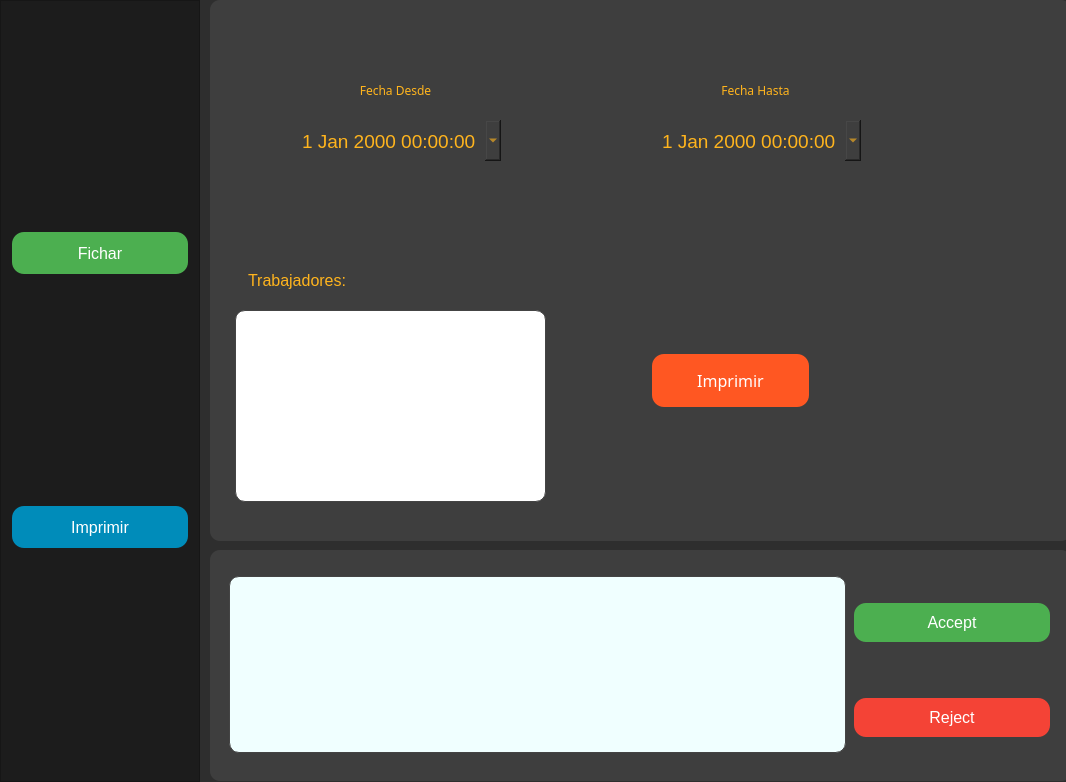
<?xml version="1.0" encoding="UTF-8"?>
<ui version="4.0">
 <class>MainWindow</class>
 <widget class="QMainWindow" name="MainWindow">
  <property name="enabled">
   <bool>true</bool>
  </property>
  <property name="geometry">
   <rect>
    <x>0</x>
    <y>0</y>
    <width>1066</width>
    <height>782</height>
   </rect>
  </property>
  <property name="windowTitle">
   <string>Fichaje de trabajadores</string>
  </property>
  <widget class="QWidget" name="centralwidget">
   <property name="styleSheet">
    <string notr="true">
      background-color: #2E2E2E;
      color: #FFFFFF;
      font-family: 'Segoe UI', Tahoma, Geneva, Verdana, sans-serif;
    </string>
   </property>
   <widget class="QFrame" name="menu_frame">
    <property name="geometry">
     <rect>
      <x>0</x>
      <y>0</y>
      <width>200</width>
      <height>782</height>
     </rect>
    </property>
    <property name="styleSheet">
     <string notr="true">
       background-color: #1C1C1C;
       border-right: 1px solid #444;
     </string>
    </property>
    <property name="frameShape">
     <enum>QFrame::StyledPanel</enum>
    </property>
    <property name="frameShadow">
     <enum>QFrame::Raised</enum>
    </property>
    <layout class="QVBoxLayout" name="verticalLayout">
     <item>
      <widget class="QPushButton" name="fichar_boton">
       <property name="minimumSize">
        <size>
         <width>0</width>
         <height>50</height>
        </size>
       </property>
       <property name="styleSheet">
        <string notr="true">
          QPushButton {
            background-color: #4CAF50;
            color: white;
            border: none;
            padding: 10px 20px;
            text-align: center;
            text-decoration: none;
            font-size: 16px;
            margin: 4px 2px;
            border-radius: 12px;
          }
          QPushButton:hover {
            background-color: #45a049;
          }
        </string>
       </property>
       <property name="text">
        <string>Fichar</string>
       </property>
      </widget>
     </item>
     <item>
      <widget class="QPushButton" name="imprimir_boton">
       <property name="minimumSize">
        <size>
         <width>0</width>
         <height>50</height>
        </size>
       </property>
       <property name="styleSheet">
        <string notr="true">
          QPushButton {
            background-color: #008CBA;
            color: white;
            border: none;
            padding: 10px 20px;
            text-align: center;
            text-decoration: none;
            font-size: 16px;
            margin: 4px 2px;
            border-radius: 12px;
          }
          QPushButton:hover {
            background-color: #007bb5;
          }
        </string>
       </property>
       <property name="text">
        <string>Imprimir</string>
       </property>
      </widget>
     </item>
    </layout>
   </widget>
   <widget class="QStackedWidget" name="content_frame">
    <property name="geometry">
     <rect>
      <x>210</x>
      <y>0</y>
      <width>861</width>
      <height>541</height>
     </rect>
    </property>
    <property name="styleSheet">
     <string notr="true">
       background-color: #3E3E3E;
       border-radius: 10px;
       padding: 10px;
     </string>
    </property>
    <property name="currentIndex">
     <number>1</number>
    </property>
    <widget class="QWidget" name="page">
     <widget class="QLineEdit" name="codigo_placeholder">
      <property name="enabled">
       <bool>true</bool>
      </property>
      <property name="geometry">
       <rect>
        <x>310</x>
        <y>320</y>
        <width>137</width>
        <height>40</height>
       </rect>
      </property>
      <property name="minimumSize">
       <size>
        <width>0</width>
        <height>40</height>
       </size>
      </property>
      <property name="styleSheet">
       <string notr="true">
         background-color: #8080FF;
         color: white;
         border: 1px solid #444;
         border-radius: 5px;
         padding: 5px;
       </string>
      </property>
     </widget>
     <widget class="QPushButton" name="emitir_fichaje">
      <property name="geometry">
       <rect>
        <x>310</x>
        <y>429</y>
        <width>141</width>
        <height>61</height>
       </rect>
      </property>
      <property name="minimumSize">
       <size>
        <width>0</width>
        <height>60</height>
       </size>
      </property>
      <property name="styleSheet">
       <string notr="true">
         QPushButton {
           background-color: #FF5722;
           color: white;
           border: none;
           padding: 10px 20px;
           text-align: center;
           text-decoration: none;
           font-size: 16px;
           margin: 4px 2px;
           border-radius: 12px;
         }
         QPushButton:hover {
           background-color: #E64A19;
         }
       </string>
      </property>
      <property name="text">
       <string>Emitir Fichaje</string>
      </property>
     </widget>
     <widget class="QLabel" name="teclea_codigo_label">
      <property name="geometry">
       <rect>
        <x>270</x>
        <y>270</y>
        <width>209</width>
        <height>40</height>
       </rect>
      </property>
      <property name="minimumSize">
       <size>
        <width>0</width>
        <height>40</height>
       </size>
      </property>
      <property name="styleSheet">
       <string notr="true">
         font: 16pt &quot;Segoe UI&quot;;
         color: white;
       </string>
      </property>
      <property name="text">
       <string>Teclea tu Codigo</string>
      </property>
     </widget>
     <widget class="QLabel" name="current_time">
      <property name="geometry">
       <rect>
        <x>60</x>
        <y>70</y>
        <width>209</width>
        <height>40</height>
       </rect>
      </property>
      <property name="minimumSize">
       <size>
        <width>0</width>
        <height>40</height>
       </size>
      </property>
      <property name="styleSheet">
       <string notr="true">
         font: 16pt &quot;Segoe UI&quot;;
         color: white;
       </string>
      </property>
      <property name="frameShape">
       <enum>QFrame::Panel</enum>
      </property>
      <property name="text">
       <string>Fecha</string>
      </property>
      <property name="alignment">
       <set>Qt::AlignCenter</set>
      </property>
     </widget>
     <widget class="QLabel" name="current_hour">
      <property name="geometry">
       <rect>
        <x>460</x>
        <y>70</y>
        <width>209</width>
        <height>40</height>
       </rect>
      </property>
      <property name="minimumSize">
       <size>
        <width>0</width>
        <height>40</height>
       </size>
      </property>
      <property name="styleSheet">
       <string notr="true">
         font: 16pt &quot;Segoe UI&quot;;
         color: white;
       </string>
      </property>
      <property name="text">
       <string>Hora</string>
      </property>
      <property name="alignment">
       <set>Qt::AlignCenter</set>
      </property>
     </widget>
    </widget>
    <widget class="QWidget" name="page_2">
     <widget class="QListWidget" name="list_checkins">
      <property name="geometry">
       <rect>
        <x>15</x>
        <y>300</y>
        <width>311</width>
        <height>192</height>
       </rect>
      </property>
      <property name="styleSheet">
       <string notr="true">
         background-color: #FFFFFF;
         border: 1px solid #444;
         color: #000;
		
font: 10pt &quot;MS Shell Dlg 2&quot;;
       </string>
      </property>
      <property name="selectionMode">
       <enum>QAbstractItemView::MultiSelection</enum>
      </property>
     </widget>
     <widget class="QDateTimeEdit" name="date_start">
      <property name="geometry">
       <rect>
        <x>70</x>
        <y>110</y>
        <width>211</width>
        <height>41</height>
       </rect>
      </property>
      <property name="font">
       <font>
        <family>Segoe UI</family>
        <pointsize>14</pointsize>
        <weight>50</weight>
        <italic>false</italic>
        <bold>false</bold>
       </font>
      </property>
      <property name="styleSheet">
       <string notr="true">
         font: 14pt &quot;Segoe UI&quot;;
         color: #FFB41D;
       </string>
      </property>
      <property name="calendarPopup">
       <bool>true</bool>
      </property>
     </widget>
     <widget class="QDateTimeEdit" name="date_end">
      <property name="geometry">
       <rect>
        <x>430</x>
        <y>110</y>
        <width>211</width>
        <height>41</height>
       </rect>
      </property>
      <property name="font">
       <font>
        <family>Segoe UI</family>
        <pointsize>14</pointsize>
        <weight>50</weight>
        <italic>false</italic>
        <bold>false</bold>
       </font>
      </property>
      <property name="styleSheet">
       <string notr="true">
         font: 14pt &quot;Segoe UI&quot;;
         color: #FFB41D;
       </string>
      </property>
      <property name="calendarPopup">
       <bool>true</bool>
      </property>
     </widget>
     <widget class="QLabel" name="label">
      <property name="geometry">
       <rect>
        <x>14</x>
        <y>250</y>
        <width>311</width>
        <height>41</height>
       </rect>
      </property>
      <property name="font">
       <font>
        <family>MS Shell Dlg 2</family>
        <pointsize>12</pointsize>
        <weight>9</weight>
        <italic>false</italic>
        <bold>false</bold>
       </font>
      </property>
      <property name="styleSheet">
       <string notr="true">color: #FFB41D;
font: 75 12pt &quot;MS Shell Dlg 2&quot;;
       </string>
      </property>
      <property name="text">
       <string>Trabajadores: </string>
      </property>
     </widget>
     <widget class="QLabel" name="label_2">
      <property name="geometry">
       <rect>
        <x>70</x>
        <y>60</y>
        <width>211</width>
        <height>41</height>
       </rect>
      </property>
      <property name="font">
       <font>
        <family>Segoe UI,Tahoma,Geneva,Verdana,sans-serif</family>
       </font>
      </property>
      <property name="styleSheet">
       <string notr="true">
         color: #FFB41D;
       </string>
      </property>
      <property name="text">
       <string>Fecha Desde</string>
      </property>
      <property name="alignment">
       <set>Qt::AlignCenter</set>
      </property>
     </widget>
     <widget class="QLabel" name="label_3">
      <property name="geometry">
       <rect>
        <x>430</x>
        <y>60</y>
        <width>211</width>
        <height>41</height>
       </rect>
      </property>
      <property name="font">
       <font>
        <family>Segoe UI,Tahoma,Geneva,Verdana,sans-serif</family>
       </font>
      </property>
      <property name="styleSheet">
       <string notr="true">
         color: #FFB41D;
       </string>
      </property>
      <property name="text">
       <string>Fecha Hasta</string>
      </property>
      <property name="alignment">
       <set>Qt::AlignCenter</set>
      </property>
     </widget>
     <widget class="QPushButton" name="pdf_printer">
      <property name="geometry">
       <rect>
        <x>430</x>
        <y>340</y>
        <width>161</width>
        <height>61</height>
       </rect>
      </property>
      <property name="font">
       <font>
        <family>Segoe UI,Tahoma,Geneva,Verdana,sans-serif</family>
        <pointsize>-1</pointsize>
        <underline>false</underline>
        <strikeout>false</strikeout>
       </font>
      </property>
      <property name="styleSheet">
       <string notr="true">
         QPushButton {
           background-color: #FF5722;
           color: white;
           border: none;
           padding: 10px 20px;
           text-align: center;
           text-decoration: none;
           font-size: 16px;
           margin: 4px 2px;
           border-radius: 12px;
         }
         QPushButton:hover {
           background-color: #E64A19;
         }
       </string>
      </property>
      <property name="text">
       <string>Imprimir</string>
      </property>
     </widget>
    </widget>
   </widget>
   <widget class="QFrame" name="lower_frame">
    <property name="geometry">
     <rect>
      <x>210</x>
      <y>550</y>
      <width>861</width>
      <height>231</height>
     </rect>
    </property>
    <property name="styleSheet">
     <string notr="true">       background-color: #3E3E3E;
       border-radius: 10px;
       padding: 10px;</string>
    </property>
    <property name="frameShape">
     <enum>QFrame::StyledPanel</enum>
    </property>
    <property name="frameShadow">
     <enum>QFrame::Raised</enum>
    </property>
    <layout class="QGridLayout" name="gridLayout_2">
     <item row="0" column="1">
      <widget class="QPushButton" name="accept_button">
       <property name="minimumSize">
        <size>
         <width>200</width>
         <height>40</height>
        </size>
       </property>
       <property name="styleSheet">
        <string notr="true">
          QPushButton {
            background-color: #4CAF50;
            color: white;
            border: none;
            padding: 10px 20px;
            text-align: center;
            text-decoration: none;
            font-size: 16px;
            margin: 4px 2px;
            border-radius: 12px;
          }
          QPushButton:hover {
            background-color: #45a049;
          }
        </string>
       </property>
       <property name="text">
        <string>Accept</string>
       </property>
      </widget>
     </item>
     <item row="1" column="1">
      <widget class="QPushButton" name="reject_button">
       <property name="minimumSize">
        <size>
         <width>200</width>
         <height>40</height>
        </size>
       </property>
       <property name="styleSheet">
        <string notr="true">
          QPushButton {
            background-color: #F44336;
            color: white;
            border: none;
            padding: 10px 20px;
            text-align: center;
            text-decoration: none;
            font-size: 16px;
            margin: 4px 2px;
            border-radius: 12px;
          }
          QPushButton:hover {
            background-color: #D32F2F;
          }
        </string>
       </property>
       <property name="text">
        <string>Reject</string>
       </property>
      </widget>
     </item>
     <item row="0" column="0" rowspan="2">
      <widget class="QTextEdit" name="show_info">
       <property name="minimumSize">
        <size>
         <width>0</width>
         <height>170</height>
        </size>
       </property>
       <property name="styleSheet">
        <string notr="true">
          background-color: #F0FFFF;
          color: #000;
          border: 1px solid #444;
        
font: 14pt &quot;MS Shell Dlg 2&quot;;</string>
       </property>
      </widget>
     </item>
    </layout>
   </widget>
  </widget>
 </widget>
 <resources/>
 <connections/>
</ui>
